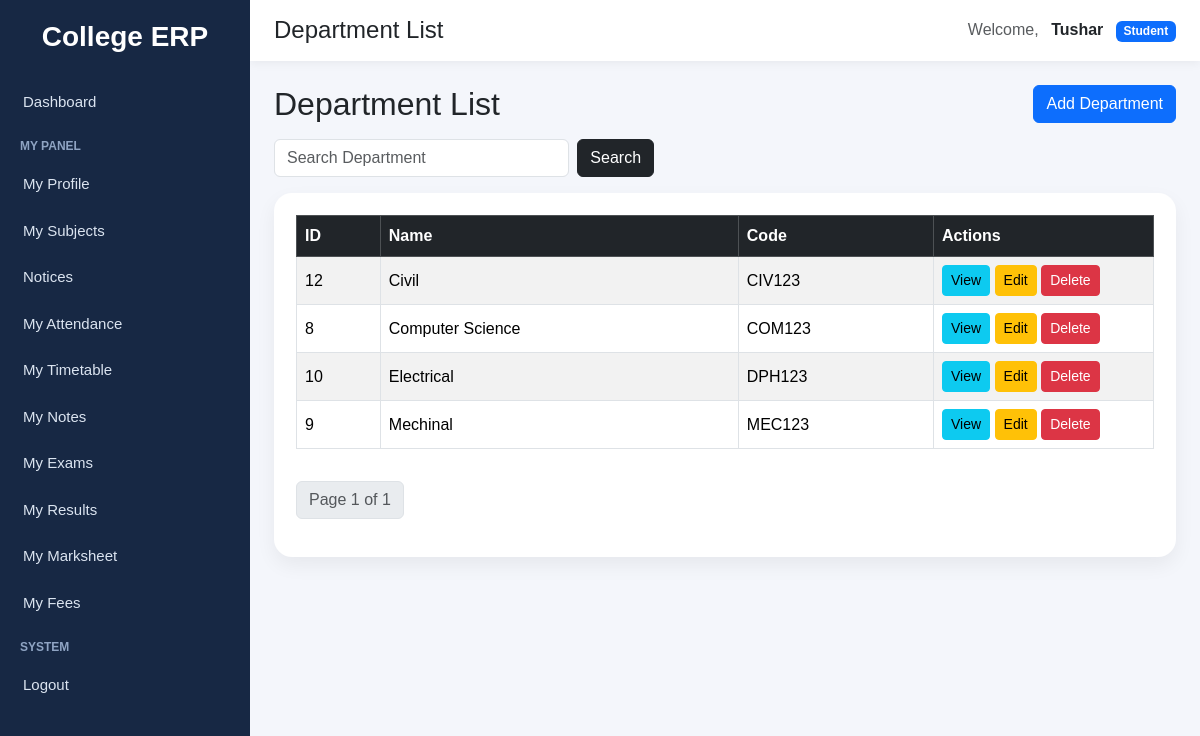
Page /departments/ (signed in) on the committed database.
### accounts/models.py (models this page shows, shortened)
class CustomUser(AbstractUser):
    ROLE_CHOICES = (
        ("student", "Student"),
        ("faculty", "Faculty"),
        ("admin", "Admin"),
    )
    role = models.CharField(max_length=20, choices=ROLE_CHOICES)
    groups = models.ManyToManyField(
        Group,
        blank=True,
        related_name="customuser_set",
        related_query_name="customuser"
    )
    user_permissions = models.ManyToManyField(
        Permission,
        blank=True,
        related_name="customuser_permissions_set",
        related_query_name="customuser_permission"
    )

### departments/models.py (models this page shows, shortened)
class Department(models.Model):
    name = models.CharField(max_length=100, unique=True)
    code = models.CharField(max_length=10, unique=True)
    class Meta:
        ordering = ["name"]

### departments/views.py (the view)
# urls.py: path("", views.department_list, name="department_list"),
@login_required
def department_list(request):
    query = request.GET.get("q", "").strip()
    department_qs = Department.objects.all().order_by("name")
    if query:
        department_qs = department_qs.filter(
            Q(name__icontains=query) | Q(code__icontains=query)
        )
    paginator = Paginator(department_qs, 10)
    page_number = request.GET.get("page")
    departments = paginator.get_page(page_number)
    return render(request, "departments/department_list.html", {
        "departments": departments,
        "query": query,
    })

### notices/context_processors.py (called while the page is built)
def latest_notices(request):
    if not request.user.is_authenticated:
        return {"latest_notices": []}
    notices = get_visible_notices_for_user(request.user)[:5]
    return {"latest_notices": notices}

### departments/templates/departments/department_list.html (shortened to what this page needs)
{% extends "base.html" %}
{% block page_title %}Department List{% endblock %}
{% block content %}
<div class="d-flex justify-content-between align-items-center mb-3">
    <h2 class="mb-0">Department List</h2>
    <a href="{% url 'add_department' %}" class="btn btn-primary">Add Department</a>
</div>
<form method="GET" class="row g-2 mb-3">
    <div class="col-md-4">
        <input type="text" name="q" class="form-control" placeholder="Search Department" value="{{ query }}">
    </div>
    <div class="col-auto">
        <button type="submit" class="btn btn-dark">Search</button>
    </div>
</form>
<div class="page-card">
    <div class="table-responsive">
        <table class="table table-bordered table-striped align-middle">
            <thead class="table-dark">
                <tr>
                    <th>ID</th>
                    <th>Name</th>
                    <th>Code</th>
                    <th style="width: 220px;">Actions</th>
                </tr>
            </thead>
            <tbody>
                {% for department in departments %}
                <tr>
                    <td>{{ department.id }}</td>
                    <td>{{ department.name }}</td>
                    <td>{{ department.code }}</td>
                    <td>
                        <a href="{% url 'department_profile' department.id %}" class="btn btn-info btn-sm">View</a>
                        <a href="{% url 'edit_department' department.id %}" class="btn btn-warning btn-sm">Edit</a>
                        <a href="{% url 'delete_department' department.id %}" class="btn btn-danger btn-sm">Delete</a>
                    </td>
                </tr>
                {% empty %}
                <tr>
                    <td colspan="4" class="text-center">No departments found.</td>
                </tr>
                {% endfor %}
            </tbody>
        </table>
    </div>
    <nav class="mt-3">
        <ul class="pagination">
            <li class="page-item disabled">
                <span class="page-link">Page {{ departments.number }} of {{ departments.paginator.num_pages }}</span>
            </li>
        </ul>
    </nav>
</div>
{% endblock %}

### templates/base.html (shortened to what this page needs)
<!DOCTYPE html>
<html lang="en">
<head>
    <link href="https://cdn.jsdelivr.net/npm/bootstrap@5.3.3/dist/css/bootstrap.min.css" rel="stylesheet">
</head>
<body>
<div class="sidebar">
    <h3>College ERP</h3>
    {% if request.user.is_authenticated %}
        {% if request.user.is_superuser or request.user.role == 'admin' %}
            <a href="/dashboard/" class="{% if '/dashboard' in request.path or request.path == '/' %}active-link{% endif %}">
                Dashboard
            </a>
            <div class="sidebar-section-title">Management</div>
            <a href="{% url 'student_list' %}" class="{% if '/students/' in request.path %}active-link{% endif %}">
                Students
            </a>
            <a href="{% url 'faculty_list' %}" class="{% if '/faculty/' in request.path %}active-link{% endif %}">
                Faculty
            </a>
            <a href="/courses/" class="{% if '/courses/' in request.path %}active-link{% endif %}">
                Courses
            </a>
            <a href="/departments/" class="{% if '/departments/' in request.path %}active-link{% endif %}">
                Departments
            </a>
            <div class="sidebar-section-title">Academics</div>
            <a href="/subjects/" class="{% if '/subjects/' in request.path and '/subjects/assignments/' not in request.path and '/subjects/my/' not in request.path %}active-link{% endif %}">
                Subjects
            </a>
            <a href="{% url 'subject_assignment_list' %}" class="{% if '/subjects/assignments/' in request.path %}active-link{% endif %}">
                Subject Assignments
            </a>
            <a href="{% url 'notice_list' %}" class="{% if '/notices/' in request.path %}active-link{% endif %}">
                Notices
            </a>
            <a href="{% url 'attendance_list' %}" class="{% if '/attendance/' in request.path %}active-link{% endif %}">
                Attendance
            </a>
            <a href="{% url 'timetable_list' %}" class="{% if '/timetable/' in request.path and '/timetable/faculty/' not in request.path and '/timetable/student/' not in request.path %}active-link{% endif %}">
                Timetable
            </a>
            <a href="/exams/" class="{% if '/exams/' in request.path and '/exams/results/' not in request.path %}active-link{% endif %}">
                Exams
            </a>
            <a href="{% url 'exam_schedule_list' %}" class="{% if '/exams/schedule/' in request.path %}active-link{% endif %}">
                Exam Schedule
            </a>
            <a href="{% url 'result_list' %}" class="{% if '/exams/results/list/' in request.path %}active-link{% endif %}">
                Results
            </a>
            <a href="{% url 'fee_structure_list' %}" class="{% if '/finance/structures/' in request.path %}active-link{% endif %}">
                Fee Structures
            </a>
            <a href="{% url 'promote_student_fee' %}" class="{% if '/finance/promote/' in request.path %}active-link{% endif %}">
                Promote Fees
            </a>
            <a href="{% url 'student_fee_list' %}" class="{% if '/finance/students/' in request.path %}active-link{% endif %}">
                Student Fees
            </a>
        {% elif request.user.role == 'student' %}
            <a href="/dashboard/" class="{% if '/dashboard' in request.path or request.path == '/' %}active-link{% endif %}">
                Dashboard
            </a>
            <div class="sidebar-section-title">My Panel</div>
            <a href="{% url 'my_student_profile' %}" class="{% if '/students/profile/' in request.path %}active-link{% endif %}">
                My Profile
            </a>
            <a href="{% url 'my_subjects' %}" class="{% if '/subjects/my/' in request.path %}active-link{% endif %}">
                My Subjects
            </a>
            <a href="{% url 'notice_list' %}" class="{% if '/notices/' in request.path %}active-link{% endif %}">
                Notices
            </a>
            <a href="{% url 'my_attendance' %}" class="{% if '/attendance/my/' in request.path %}active-link{% endif %}">
                My Attendance
            </a>
            <a href="{% url 'student_timetable' %}" class="{% if '/timetable/student/' in request.path %}active-link{% endif %}">
                My Timetable
            </a>
            <a href="{% url 'student_note_list' %}" class="{% if '/notes/student/' in request.path %}active-link{% endif %}">
                My Notes
            </a>
            <a href="{% url 'student_exam_schedule' %}" class="{% if '/exams/my-exams/' in request.path %}active-link{% endif %}">
                My Exams
            </a>
            <a href="{% url 'student_result_list' %}" class="{% if '/exams/results/student/' in request.path %}active-link{% endif %}">
                My Results
            </a>
            <a href="{% url 'consolidated_marksheet' %}" class="{% if '/exams/marksheet/' in request.path %}active-link{% endif %}">
                My Marksheet
            </a>
            <a href="{% url 'my_fees' %}" class="{% if '/finance/my-fees/' in request.path %}active-link{% endif %}">
                My Fees
            </a>
        {% endif %}
        <div class="sidebar-section-title">System</div>
        <form method="post" action="/accounts/logout/" style="margin:0;">
            <button type="submit" class="sidebar-logout-btn">Logout</button>
        </form>
    {% endif %}
</div>
<div class="main-content">
    <div class="topbar d-flex justify-content-between align-items-center">
        <h4 class="mb-0">{% block page_title %}College ERP{% endblock %}</h4>
        <div>
            {% if request.user.is_authenticated %}
                <span class="me-2 text-muted">Welcome,</span>
                <strong>{{ request.user.username }}</strong>
                {% if request.user.is_superuser %}
                    <span class="badge bg-danger ms-2">Admin</span>
                {% elif request.user.role %}
                    <span class="badge bg-primary ms-2">{{ request.user.role|title }}</span>
                {% endif %}
            {% endif %}
        </div>
    </div>
    <div class="content-area">
        {% block content %}{% endblock %}
    </div>
</div>
</body>
</html>

### templates/base.html (style rules this page uses)
body { background-color: #f4f6fb; margin: 0; padding: 0; font-family: Arial, sans-serif; }
.sidebar { width: 250px; min-height: 100vh; background: #172844; color: white; position: fixed; top: 0; left: 0; padding-top: 20px; }
.sidebar h3 { text-align: center; margin-bottom: 25px; font-weight: 700; }
.sidebar a { color: #dbe4f0; text-decoration: none; display: block; padding: 12px 20px; font-size: 15px; border-left: 3px solid transparent; }
.sidebar-section-title { font-size: 12px; color: #8fa4c3; padding: 12px 20px 6px; text-transform: uppercase; font-weight: bold; }
.sidebar-logout-btn { color: #dbe4f0; text-decoration: none; display: block; padding: 12px 20px; font-size: 15px; border: none; background: none; width: 100%; text-align: left; border-left: 3px solid transparent; }
.main-content { margin-left: 250px; min-height: 100vh; }
.topbar { background: white; padding: 16px 24px; box-shadow: 0 2px 10px rgba(0,0,0,0.06); }
.content-area { padding: 24px; }
.page-card { background: white; border-radius: 18px; padding: 22px; box-shadow: 0 8px 20px rgba(0,0,0,0.06); }

### rows in the picture
CustomUser: user.username "Tushar", user.role "Student"
Department: id "12", name "Civil", code "CIV123"
Department: id "8", name "Computer Science", code "COM123"
Department: id "10", name "Electrical", code "DPH123"
Department: id "9", name "Mechinal", code "MEC123"

### other values in the picture
{{ departments.number }} "1"
{{ departments.paginator.num_pages }} "1"
